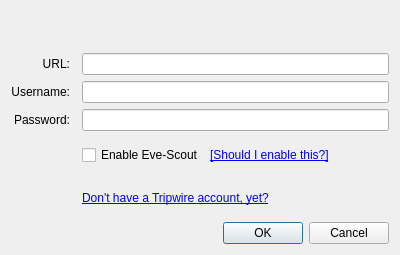
<?xml version="1.0" encoding="UTF-8"?>
<ui version="4.0">
 <class>TripwireDialog</class>
 <widget class="QDialog" name="TripwireDialog">
  <property name="geometry">
   <rect>
    <x>0</x>
    <y>0</y>
    <width>400</width>
    <height>255</height>
   </rect>
  </property>
  <property name="sizePolicy">
   <sizepolicy hsizetype="Fixed" vsizetype="Fixed">
    <horstretch>0</horstretch>
    <verstretch>0</verstretch>
   </sizepolicy>
  </property>
  <property name="minimumSize">
   <size>
    <width>400</width>
    <height>255</height>
   </size>
  </property>
  <property name="maximumSize">
   <size>
    <width>400</width>
    <height>255</height>
   </size>
  </property>
  <property name="font">
   <font>
    <family>Arial</family>
   </font>
  </property>
  <property name="windowTitle">
   <string>Tripwire Configuration</string>
  </property>
  <property name="windowIcon">
   <iconset resource="../resources.qrc">
    <normaloff>:/images/app_icon.png</normaloff>:/images/app_icon.png</iconset>
  </property>
  <property name="sizeGripEnabled">
   <bool>false</bool>
  </property>
  <layout class="QGridLayout" name="gridLayout">
   <item row="11" column="1" colspan="3">
    <widget class="QDialogButtonBox" name="buttonBox">
     <property name="orientation">
      <enum>Qt::Horizontal</enum>
     </property>
     <property name="standardButtons">
      <set>QDialogButtonBox::Cancel|QDialogButtonBox::Ok</set>
     </property>
    </widget>
   </item>
   <item row="2" column="3">
    <widget class="QLineEdit" name="lineEdit_user"/>
   </item>
   <item row="1" column="3">
    <widget class="QLineEdit" name="lineEdit_url"/>
   </item>
   <item row="3" column="1">
    <widget class="QLabel" name="label_3">
     <property name="text">
      <string>Password:</string>
     </property>
     <property name="alignment">
      <set>Qt::AlignRight|Qt::AlignTrailing|Qt::AlignVCenter</set>
     </property>
    </widget>
   </item>
   <item row="1" column="1">
    <widget class="QLabel" name="label">
     <property name="text">
      <string>URL:</string>
     </property>
     <property name="alignment">
      <set>Qt::AlignRight|Qt::AlignTrailing|Qt::AlignVCenter</set>
     </property>
    </widget>
   </item>
   <item row="0" column="1" colspan="3">
    <widget class="QLabel" name="label_4">
     <property name="text">
      <string/>
     </property>
     <property name="pixmap">
      <pixmap resource="../resources.qrc">:/images/tripwire_banner.png</pixmap>
     </property>
    </widget>
   </item>
   <item row="3" column="3">
    <widget class="QLineEdit" name="lineEdit_pass">
     <property name="inputMethodHints">
      <set>Qt::ImhHiddenText|Qt::ImhNoAutoUppercase|Qt::ImhNoPredictiveText</set>
     </property>
     <property name="echoMode">
      <enum>QLineEdit::Password</enum>
     </property>
    </widget>
   </item>
   <item row="6" column="3">
    <widget class="QLabel" name="label_5">
     <property name="text">
      <string>&lt;html&gt;&lt;head/&gt;&lt;body&gt;&lt;p&gt;&lt;a href=&quot;https://tripwire.eve-apps.com/&quot;&gt;&lt;span style=&quot; text-decoration: underline; color:#0000ff;&quot;&gt;Don't have a Tripwire account, yet?&lt;/span&gt;&lt;/a&gt;&lt;/p&gt;&lt;/body&gt;&lt;/html&gt;</string>
     </property>
     <property name="alignment">
      <set>Qt::AlignLeading|Qt::AlignLeft|Qt::AlignVCenter</set>
     </property>
     <property name="openExternalLinks">
      <bool>true</bool>
     </property>
    </widget>
   </item>
   <item row="5" column="3">
    <layout class="QHBoxLayout" name="horizontalLayout">
     <item>
      <widget class="QCheckBox" name="checkBox_evescout">
       <property name="sizePolicy">
        <sizepolicy hsizetype="Maximum" vsizetype="Fixed">
         <horstretch>0</horstretch>
         <verstretch>0</verstretch>
        </sizepolicy>
       </property>
       <property name="toolTip">
        <string/>
       </property>
       <property name="text">
        <string>Enable Eve-Scout</string>
       </property>
      </widget>
     </item>
     <item>
      <widget class="QLabel" name="label_6">
       <property name="text">
        <string>&lt;html&gt;&lt;head/&gt;&lt;body&gt;&lt;p&gt;&lt;a href=&quot;https://github.com/farshield/shortcircuit/blob/master/README.md#eve-scout&quot;&gt;&lt;span style=&quot; text-decoration: underline; color:#0000ff;&quot;&gt;[Should I enable this?]&lt;/span&gt;&lt;/a&gt;&lt;/p&gt;&lt;/body&gt;&lt;/html&gt;</string>
       </property>
       <property name="openExternalLinks">
        <bool>true</bool>
       </property>
      </widget>
     </item>
    </layout>
   </item>
   <item row="2" column="1">
    <widget class="QLabel" name="label_2">
     <property name="text">
      <string>Username:</string>
     </property>
     <property name="alignment">
      <set>Qt::AlignRight|Qt::AlignTrailing|Qt::AlignVCenter</set>
     </property>
    </widget>
   </item>
   <item row="5" column="1" rowspan="2">
    <widget class="QLabel" name="label_evescout_logo">
     <property name="text">
      <string/>
     </property>
     <property name="pixmap">
      <pixmap resource="../resources.qrc">:/images/evescout.png</pixmap>
     </property>
    </widget>
   </item>
  </layout>
 </widget>
 <resources>
  <include location="../resources.qrc"/>
 </resources>
 <connections>
  <connection>
   <sender>buttonBox</sender>
   <signal>accepted()</signal>
   <receiver>TripwireDialog</receiver>
   <slot>accept()</slot>
   <hints>
    <hint type="sourcelabel">
     <x>248</x>
     <y>254</y>
    </hint>
    <hint type="destinationlabel">
     <x>157</x>
     <y>274</y>
    </hint>
   </hints>
  </connection>
  <connection>
   <sender>buttonBox</sender>
   <signal>rejected()</signal>
   <receiver>TripwireDialog</receiver>
   <slot>reject()</slot>
   <hints>
    <hint type="sourcelabel">
     <x>316</x>
     <y>260</y>
    </hint>
    <hint type="destinationlabel">
     <x>286</x>
     <y>274</y>
    </hint>
   </hints>
  </connection>
 </connections>
</ui>
